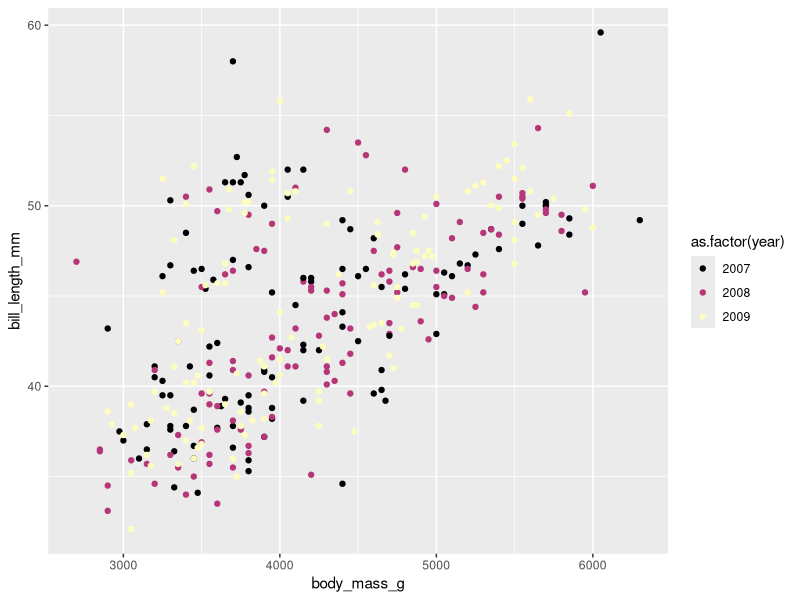
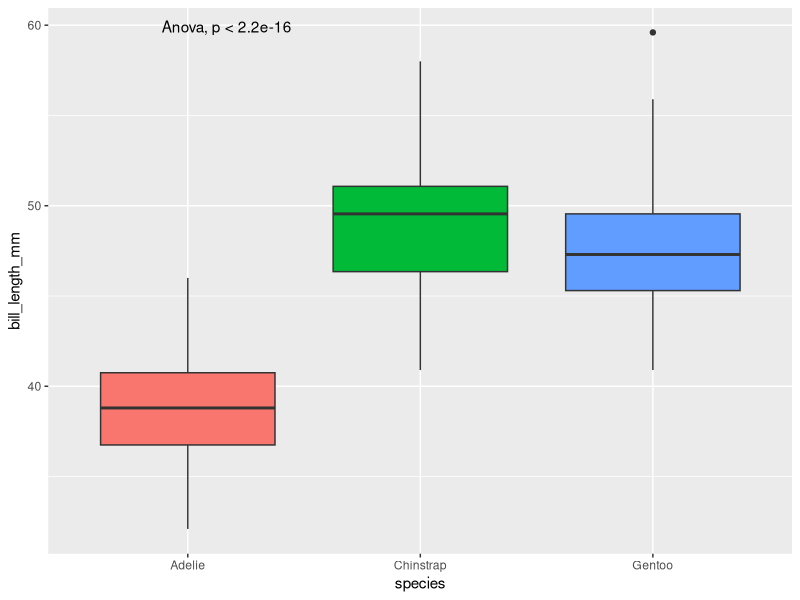
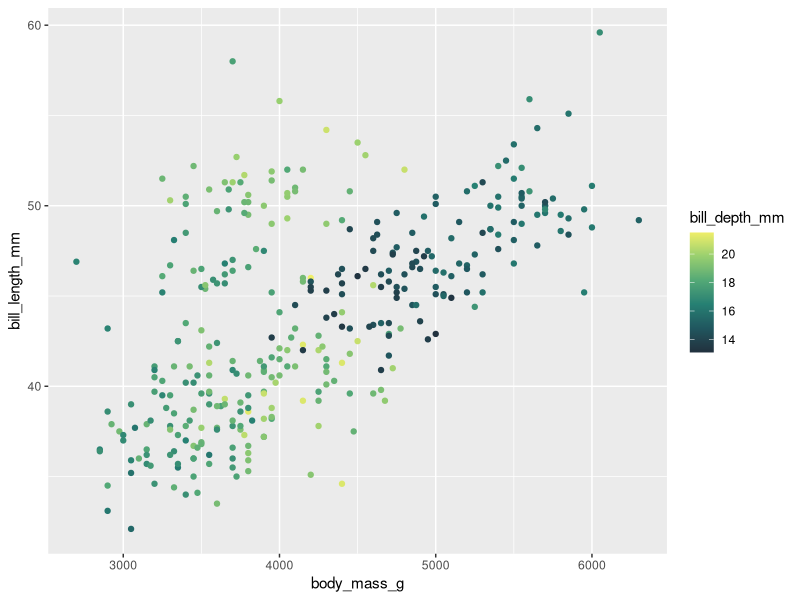
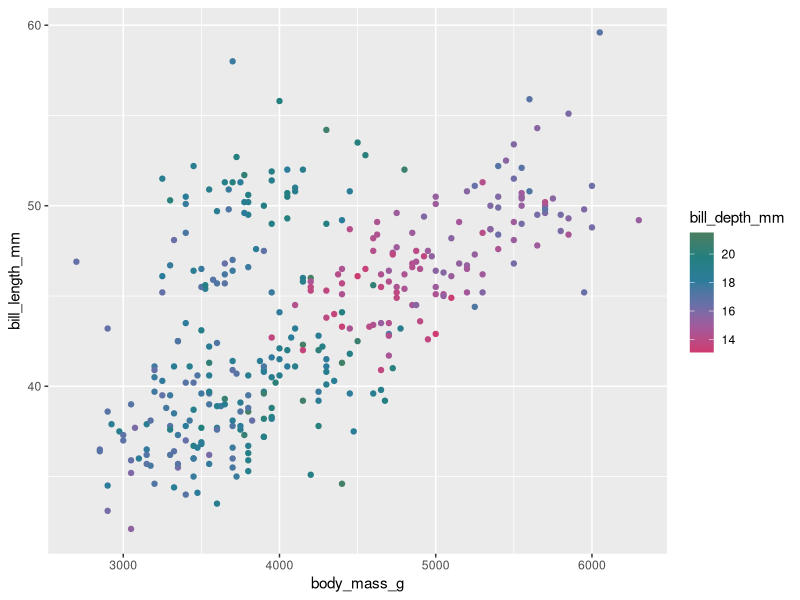
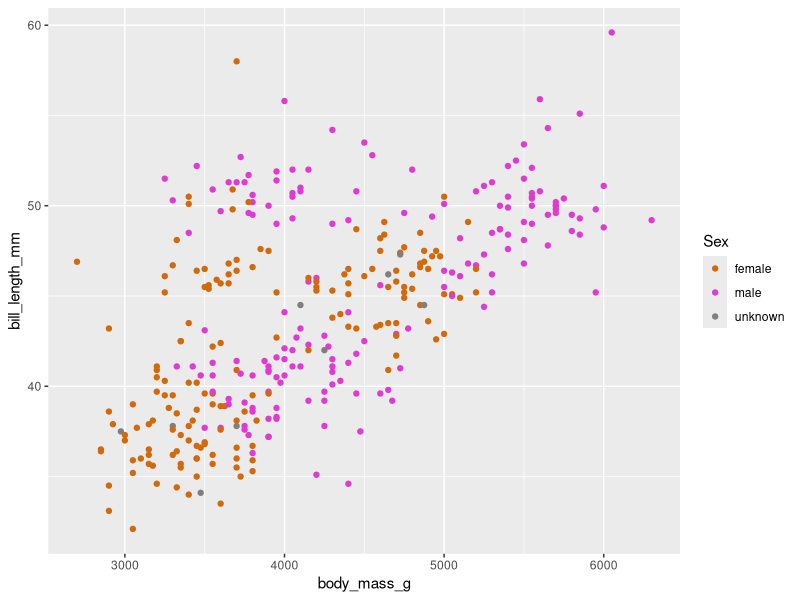
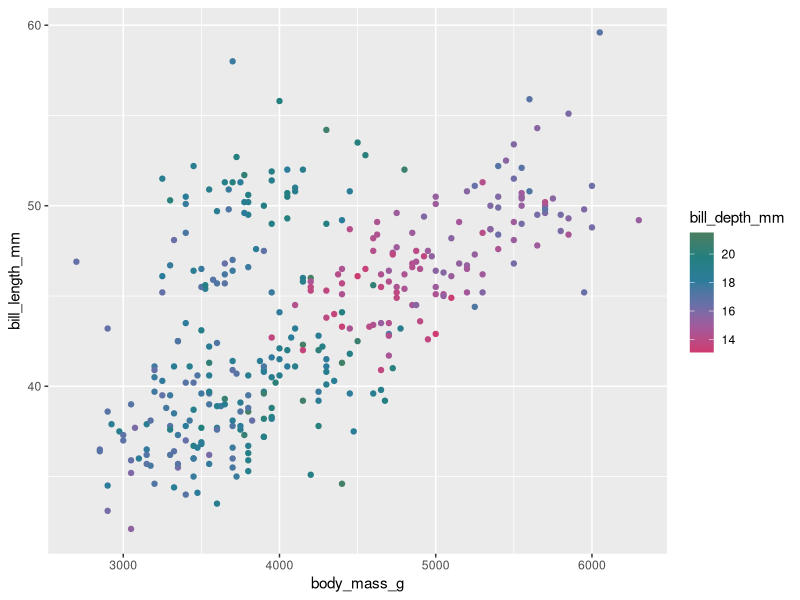
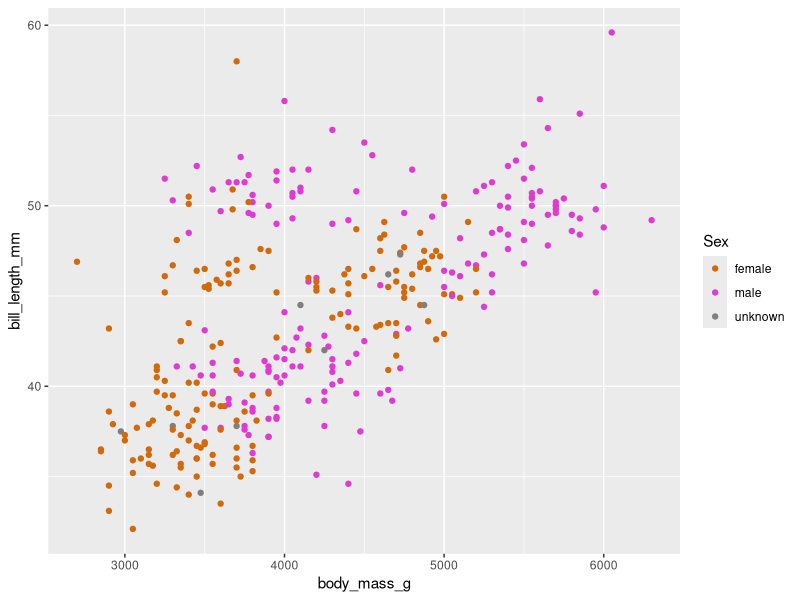
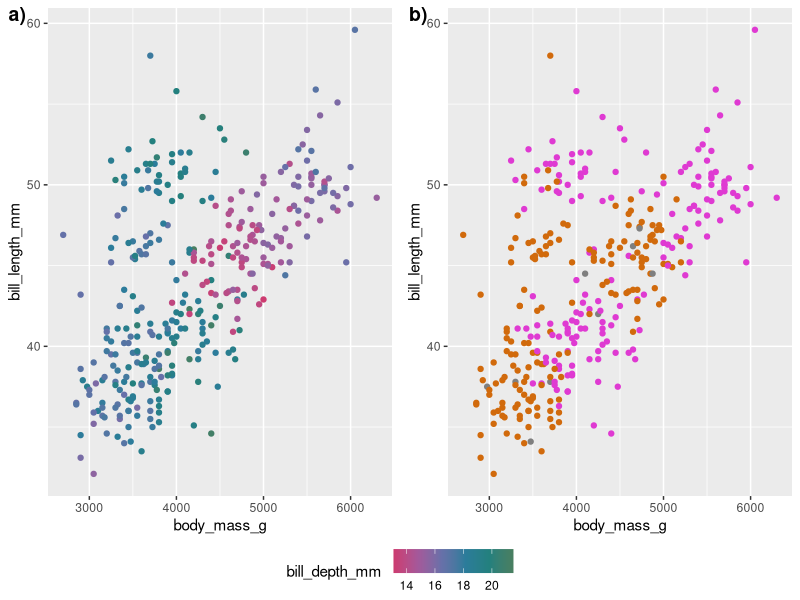

Recreate these plots in R, in order.
# Script name
# Author
# Date


# Libraries ---------------------------------------------------------------

library(tidyverse)
library(ggpubr)
library(RColorBrewer)
library(palmerpenguins)
library(GGally)


# Data --------------------------------------------------------------------

# Load the dataset into the local environment
penguins <- penguins


# Example -----------------------------------------------------------------

# Discrete viridis colour palette
ggplot(data = penguins,
       aes(x = body_mass_g, y = bill_length_mm)) +
  geom_point(aes(colour = as.factor(year))) +
  scale_colour_viridis_d(option = "A")

# Compare species
ggplot(data = penguins, aes(x = species, y = bill_length_mm)) +
  geom_boxplot(aes(fill = species), show.legend = F) +
  stat_compare_means(method = "anova")


# Exercise 1 --------------------------------------------------------------

# Create your own continuous and discrete colour palettes

#continous
ggplot(data = penguins,
       aes(x = body_mass_g, y = bill_length_mm)) +
  geom_point(aes(colour = bill_depth_mm)) +
  scale_colour_gradientn(colours = c("#21313E","#20575F","#268073",
                                     "#53A976","#98CF6F","#EFEE69"))

ggplot(data = penguins,
       aes(x = body_mass_g, y = bill_length_mm)) +
  geom_point(aes(colour = bill_depth_mm)) +
  scale_colour_gradientn(colours = c("#CD3B70","#A5589A","#6870A9",
                                     "#2B7C9B","#23807E","#497F60"))

#discrete
ggplot(data = penguins,
       aes(x = body_mass_g, y = bill_length_mm)) +
  geom_point(aes(colour = as.factor(sex))) +
  # How to use custom palette
  scale_colour_manual(values = c("#d16a0c", "#df3ad2"),
                      # How to change the legend text
                      labels = c("female", "male", "unknown")) + 
  # How to change the legend title
  labs(colour = "Sex")
#["#d16a0c",
#  "#6e7bdd",
#  "#4a8c72",
#  "#651fba",
#  "#df3ad2"]

# Create and combine two figures, each using a different palette
contpenguin <-ggplot(data = penguins,
       aes(x = body_mass_g, y = bill_length_mm)) +
  geom_point(aes(colour = bill_depth_mm)) +
  scale_colour_gradientn(colours = c("#CD3B70","#A5589A","#6870A9",
                                     "#2B7C9B","#23807E","#497F60"))
contpenguin

#discrete
discretepenguin <- ggplot(data = penguins,
       aes(x = body_mass_g, y = bill_length_mm)) +
  geom_point(aes(colour = as.factor(sex))) +
  # How to use custom palette
  scale_colour_manual(values = c("#d16a0c", "#df3ad2"),
                      # How to change the legend text
                      labels = c("female", "male", "unknown")) + 
  # How to change the legend title
  labs(colour = "Sex")
discretepenguin

penguin_plot2 <- ggarrange(contpenguin, discretepenguin,
                          # Set number of rows and columns
                          ncol = 2, nrow = 1,
                          # Label each figure
                          labels = c("a)", "b)"),
                          # Create common legend
                          common.legend = TRUE,
                          # Set legend position
                          legend = "bottom")
penguin_plot2

# Exercise 2 --------------------------------------------------------------

# Create two versions of the same figure and combine
# Use a viridis colour palette against a default palette in a way that 
# allows features in the data to be more pronounced
virpenguin <-ggplot(data = penguins,
                     aes(x = body_mass_g, y = bill_length_mm)) +
  geom_point(aes(colour = bill_depth_mm)) +
  # Viridis colour palette
  scale_colour_viridis_c(option = "B")
virpenguin

standardpenguin <-ggplot(data = penguins,
                     aes(x = body_mass_g, y = bill_length_mm)) +
  geom_point(aes(colour = bill_depth_mm))
standardpenguin

# Combined
penguin_plot2 <- ggarrange(virpenguin, standardpenguin)
penguin_plot2
                           
# Exercise 3 --------------------------------------------------------------

# Plot and combine t-test and ANOVA stats using sst_NOAA
# See this site for more info on plotting stats:
# http://www.sthda.com/english/articles/24-ggpubr-publication-ready-plots/76-add-p-values-and-significance-levels-to-ggplots/
sst_NOAA_standard <- read_csv2("course_material/data/sst_NOAA_standard.csv")
sst_NOAA_R <- read_delim("course_material/data/sst_NOAA_R.csv", delim = ";")
sst_NOAA <- read_csv("course_material/data/sst_NOAA.csv")

# shows the first 6 lines
head(sst_NOAA)
# shows the last 2 lines
tail(sst_NOAA, 2)

# quick summaries
glimpse(sst_NOAA)
summary(sst_NOAA)

# t-test
compare_means(bill_length_mm~species, data = penguins, method = "t.test")

# ANOVA
compare_means(bill_length_mm~species, data = penguins, method = "anova")

ggplot(data = penguins, aes(x = species, y = bill_length_mm)) +
  geom_boxplot(aes(fill = species), show.legend = F) +
  stat_compare_means(method = "anova")

ggplot(data = penguins, aes(x = species, y = bill_length_mm)) +
  geom_boxplot(aes(fill = species), show.legend = F) +
  stat_compare_means(method = "anova", 
                     aes(label = paste0("p ", ..p.format..)), 
                     label.x = 2) +
  theme_bw()

# Multiple means
# First create a list of comparisons to feed into our figure
penguins_levels <- levels(penguins$species)
my_comparisons <- list(c(penguins_levels[1], penguins_levels[2]), 
                       c(penguins_levels[2], penguins_levels[3]),
                       c(penguins_levels[1], penguins_levels[3]))

# Then we stack it all together
ggplot(data = penguins, aes(x = species, y = bill_length_mm)) +
  geom_boxplot(aes(fill  = species), colour = "grey40", show.legend = F) +
  stat_compare_means(method = "anova", colour = "grey50",
                     label.x = 1.8, label.y = 32) +
  # Add pairwise comparisons p-value
  stat_compare_means(comparisons = my_comparisons,
                     label.y = c(62, 64, 66)) +
  # Perform t-tests between each group and the overall mean
  stat_compare_means(label = "p.signif", 
                     method = "t.test",
                     ref.group = ".all.") + 
  # Add horizontal line at base mean
  geom_hline(yintercept = mean(penguins$bill_length_mm, na.rm = T), 
             linetype = 2) + 
  labs(y = "Bill length (mm)", x = NULL) +
  theme_bw()

# BONUS -------------------------------------------------------------------

# Create a correlogram


ggpairs(sst_NOAA) 


